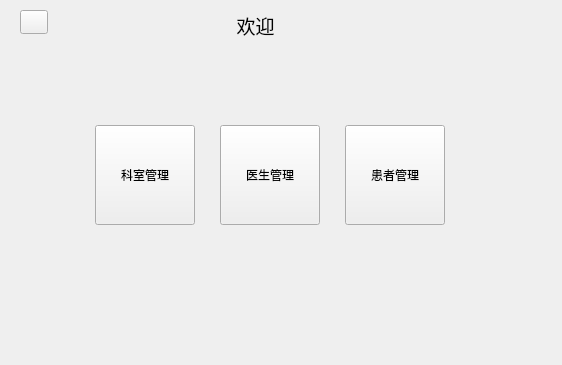
<?xml version="1.0" encoding="UTF-8"?>
<ui version="4.0">
 <class>loginwidget</class>
 <widget class="QWidget" name="loginwidget">
  <property name="geometry">
   <rect>
    <x>0</x>
    <y>0</y>
    <width>562</width>
    <height>365</height>
   </rect>
  </property>
  <property name="windowTitle">
   <string>Form</string>
  </property>
  <widget class="QWidget" name="layoutWidget">
   <property name="geometry">
    <rect>
     <x>90</x>
     <y>120</y>
     <width>360</width>
     <height>110</height>
    </rect>
   </property>
   <layout class="QHBoxLayout" name="horizontalLayout">
    <property name="spacing">
     <number>25</number>
    </property>
    <property name="leftMargin">
     <number>5</number>
    </property>
    <property name="topMargin">
     <number>5</number>
    </property>
    <property name="rightMargin">
     <number>5</number>
    </property>
    <property name="bottomMargin">
     <number>5</number>
    </property>
    <item>
     <widget class="QPushButton" name="roombtn">
      <property name="minimumSize">
       <size>
        <width>100</width>
        <height>100</height>
       </size>
      </property>
      <property name="text">
       <string>科室管理</string>
      </property>
     </widget>
    </item>
    <item>
     <widget class="QPushButton" name="doctorbtn">
      <property name="minimumSize">
       <size>
        <width>100</width>
        <height>100</height>
       </size>
      </property>
      <property name="text">
       <string>医生管理</string>
      </property>
     </widget>
    </item>
    <item>
     <widget class="QPushButton" name="patientbtn">
      <property name="minimumSize">
       <size>
        <width>100</width>
        <height>100</height>
       </size>
      </property>
      <property name="text">
       <string>患者管理</string>
      </property>
     </widget>
    </item>
   </layout>
  </widget>
  <widget class="QLabel" name="label">
   <property name="geometry">
    <rect>
     <x>210</x>
     <y>10</y>
     <width>91</width>
     <height>31</height>
    </rect>
   </property>
   <property name="font">
    <font>
     <pointsize>14</pointsize>
    </font>
   </property>
   <property name="text">
    <string>欢迎</string>
   </property>
   <property name="alignment">
    <set>Qt::AlignmentFlag::AlignCenter</set>
   </property>
  </widget>
  <widget class="QPushButton" name="returnbtn">
   <property name="geometry">
    <rect>
     <x>20</x>
     <y>10</y>
     <width>28</width>
     <height>24</height>
    </rect>
   </property>
   <property name="text">
    <string/>
   </property>
   <property name="icon">
    <iconset resource="resource.qrc">
     <normaloff>:/return.png</normaloff>:/return.png</iconset>
   </property>
  </widget>
 </widget>
 <resources>
  <include location="resource.qrc"/>
 </resources>
 <connections/>
</ui>
